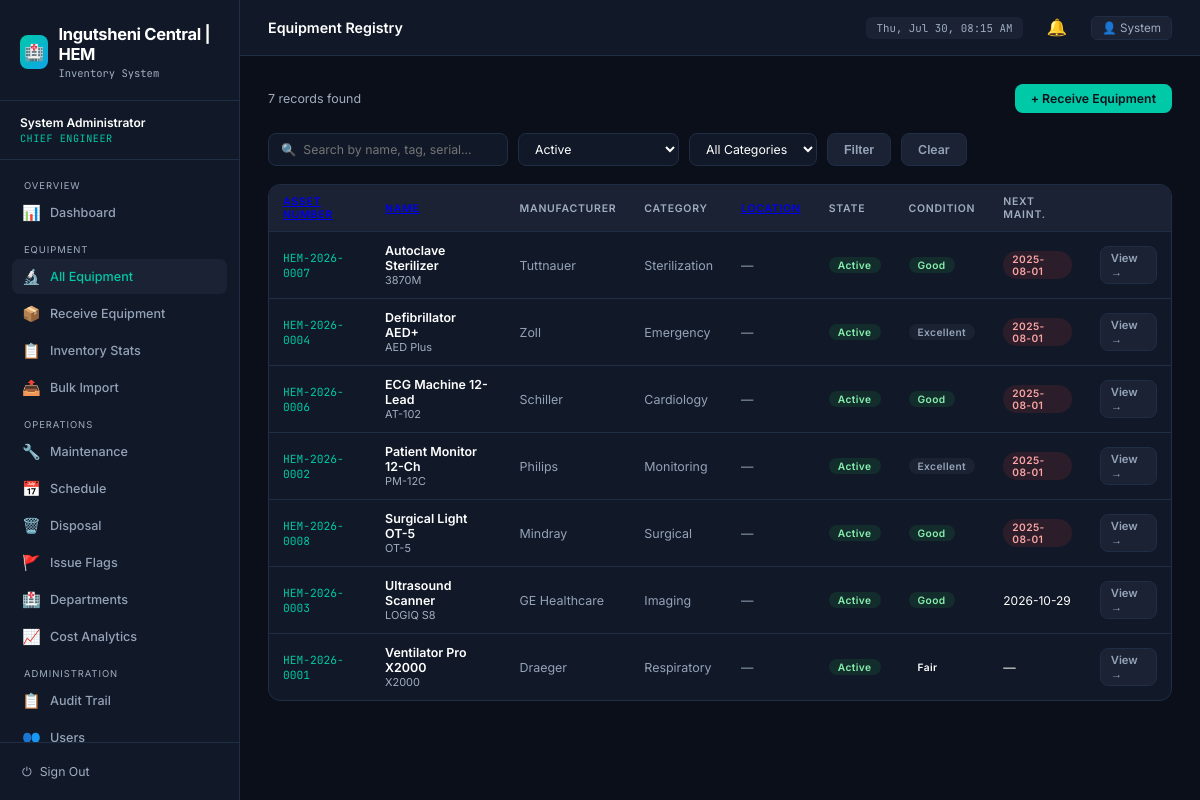
The page /equipment?state=Active (signed in) on the database its author committed.
### tables this page shows
CREATE TABLE "equipment" (
            id INTEGER PRIMARY KEY AUTOINCREMENT, 
            asset_number TEXT NOT NULL, 
            name TEXT NOT NULL, 
            model TEXT, 
            manufacturer TEXT, 
            serial_number TEXT NOT NULL UNIQUE, 
            category TEXT, 
            department_id INTEGER, 
            location TEXT, 
            country_of_origin TEXT, 
            donor_name TEXT, 
            state TEXT DEFAULT "Active", 
            condition TEXT DEFAULT "Good", 
            purchase_date TEXT, 
            purchase_cost REAL, 
            warranty_expiry TEXT, 
            last_maintenance TEXT, 
            next_maintenance TEXT, 
            notes TEXT, 
            received_by_id INTEGER, 
            created_at TEXT, 
            updated_at TEXT, 
            location_id INTEGER, 
            quantity INTEGER DEFAULT 1, 
            FOREIGN KEY(department_id) REFERENCES departments(id)
        );

### run_production.py (the view)
@app.route('/equipment')
@login_required
def equipment_list():
    q = request.args.get('q', '')
    state = request.args.get('state', '')
    category = request.args.get('category', '')
    sort = request.args.get('sort', 'name')
    order = request.args.get('order', 'asc')
    if sort not in ['name', 'asset_number', 'manufacturer', 'category', 'location', 'state', 'condition', 'next_maintenance']:
        sort = 'name'
    if order not in ['asc', 'desc']:
        order = 'asc'
    sql = 'SELECT e.*, l.name as location_name FROM equipment e LEFT JOIN locations l ON e.location_id = l.id WHERE 1=1'
    params = []
    if q:
        sql += ' AND (e.name LIKE ? OR e.asset_number LIKE ? OR e.serial_number LIKE ?)'
        params.extend([f'%{q}%', f'%{q}%', f'%{q}%'])
    if state:
        sql += ' AND e.state = ?'
        params.append(state)
    if category:
        sql += ' AND e.category = ?'
        params.append(category)
    order_by = sort
    if sort == 'location':
        order_by = 'location_name'
    sql += f' ORDER BY {order_by} {order}'
    equipment = query(sql, params)
    categories = [r['category'] for r in query('SELECT DISTINCT category FROM equipment WHERE category IS NOT NULL')]
    return render_template('equipment_list.html', equipment=equipment, q=q, state=state, cat=category, categories=categories, sort=sort, order=order)

### run_production.py (called while the page is built)
def get_db():
    if 'db' not in g:
        g.db = sqlite3.connect(DATABASE)
        g.db.row_factory = sqlite3.Row
    return g.db

def query(sql, args=(), one=False):
    cur = get_db().execute(sql, args)
    rv = cur.fetchall()
    cur.close()
    return (rv[0] if rv else None) if one else rv

def login_required(f):
    @wraps(f)
    def decorated_function(*args, **kwargs):
        if 'user_id' not in session:
            return redirect(url_for('login'))
        return f(*args, **kwargs)
    return decorated_function

@app.template_filter('fmtdate')
def fmtdate(value, format='%Y-%m-%d'):
    if not value: return '—'
    try:
        if isinstance(value, str):
            dt = datetime.strptime(value.split(' ')[0], '%Y-%m-%d')
        else:
            dt = value
        return dt.strftime(format)
    except:
        return value

@app.context_processor
def utility_processor():
    def is_overdue(date_str):
        if not date_str: return False
        try:
            due_date = datetime.strptime(date_str, '%Y-%m-%d').date()
            return due_date < date.today()
        except: return False
    def state_badge(state):
        return {
            'Active': 'badge-green',
            'Under Maintenance': 'badge-yellow',
            'Pending Disposal': 'badge-red',
            'Disposed': 'badge-gray',
            'In Storage': 'badge-blue'
        }.get(state, 'badge-gray')
    def cond_badge(condition):
        return {
            'Good': 'badge-green',
            'Fair': 'badge-yellow',
            'Poor': 'badge-red'
        }.get(condition, 'badge-gray')
    return dict(is_overdue=is_overdue, state_badge=state_badge, cond_badge=cond_badge)

### templates/equipment_list.html (shortened to what this page needs)
{% extends 'base.html' %}
{% block page_title %}Equipment Registry{% endblock %}
{% block content %}
<div style="display:flex;align-items:center;justify-content:space-between;margin-bottom:20px">
  <div style="color:var(--text-muted);font-size:0.83rem">{{ equipment|length }} records found</div>
  {% if session.role in ['chief_engineer','technician'] %}
  <a href="{{ url_for('receive_equipment') }}" class="btn btn-primary">+ Receive Equipment</a>
  {% endif %}
</div>
<form method="GET" class="filters">
  <input type="text" name="q" placeholder="🔍  Search by name, tag, serial…" value="{{ q }}">
  <select name="state">
    {% for s in ['Active','Under Maintenance','Pending Disposal','Disposed','In Storage'] %}
    <option value="{{ s }}" {{ 'selected' if state==s }}>{{ s }}</option>
    {% endfor %}
  </select>
  <select name="category">
    <option value="">All Categories</option>
  </select>
  <button type="submit" class="btn btn-ghost">Filter</button>
  <a href="{{ url_for('equipment_list') }}" class="btn btn-ghost">Clear</a>
</form>
<div class="card">
  {% if equipment %}
  <div class="table-wrap">
    <table>
      <thead>
        <tr>
          <th><a href="?sort=asset_number&order={{ 'desc' if sort=='asset_number' and order=='asc' else 'asc' }}">Asset Number</a></th>
          <th><a href="?sort=name&order={{ 'desc' if sort=='name' and order=='asc' else 'asc' }}">Name</a></th>
          <th>Manufacturer</th><th>Category</th>
          <th><a href="?sort=location&order={{ 'desc' if sort=='location' and order=='asc' else 'asc' }}">Location</a></th>
          <th>State</th><th>Condition</th><th>Next Maint.</th><th></th>
        </tr>
      </thead>
      <tbody>
        {% for eq in equipment %}
        <tr>
          <td><span class="asset-tag">{{ eq['asset_number'] }}</span></td>
          <td>
            <div style="font-weight:600">{{ eq['name'] }}</div>
            {% if eq['model'] %}<div style="font-size:0.73rem;color:var(--text-muted)">{{ eq['model'] }}</div>{% endif %}
          </td>
          <td style="color:var(--text-dim)">{{ eq['manufacturer'] or '—' }}</td>
          <td style="color:var(--text-dim)">{{ eq['category'] or '—' }}</td>
          <td style="color:var(--text-dim)">{{ eq['location_name'] or '—' }}</td>
          <td><span class="badge {{ state_badge(eq['state']) }}">{{ eq['state'] }}</span></td>
          <td><span class="badge {{ cond_badge(eq['condition']) }}">{{ eq['condition'] }}</span></td>
          <td>
            {% if eq['next_maintenance'] %}
              {% if is_overdue(eq['next_maintenance']) %}
                <span class="badge badge-red pulse">{{ eq['next_maintenance']|fmtdate }}</span>
              {% else %}
                <span style="font-size:0.8rem">{{ eq['next_maintenance']|fmtdate }}</span>
              {% endif %}
            {% else %}—{% endif %}
          </td>
          <td><a href="{{ url_for('equipment_detail', eq_id=eq['id']) }}" class="btn btn-ghost btn-sm">View →</a></td>
        </tr>
        {% endfor %}
      </tbody>
    </table>
  </div>
  {% else %}
  <div class="empty">
    <div class="emoji">🔬</div>
    <p>No equipment found. <a href="{{ url_for('receive_equipment') }}" style="color:var(--accent)">Receive the first item</a>.</p>
  </div>
  {% endif %}
</div>
{% endblock %}

### templates/base.html (style rules this page uses)
:root { --bg: #0b0f1a; --bg-card: #111827; --bg-raised: #1a2234; --border: #1f2d45; --border-hl: #2a3f60; --accent: #00c9a7; --accent-2: #0ea5e9; --warn: #f59e0b; --danger: #ef4444; --success: #22c55e; --text: #ffffff; --text-muted:#a0aec0; --text-dim: #94a3b8; --font-mono: 'JetBrains Mono', monospace; }
*, *::before, *::after { box-sizing: border-box; margin: 0; padding: 0; }
html { font-size: 15px; }
body { font-family: 'Inter', sans-serif; background: var(--bg); color: var(--text); min-height: 100vh; display: flex; }
.card { background: var(--bg-card); border: 1px solid var(--border); border-radius: 12px; overflow: hidden; }
.table-wrap { overflow-x: auto; }
table { width: 100%; border-collapse: collapse; font-size: 0.83rem; }
thead th { padding: 10px 14px; text-align: left; font-size: 0.7rem; font-weight: 600; text-transform: uppercase; letter-spacing: 0.07em; color: var(--text-muted); background: var(--bg-raised); border-bottom: 1px solid var(--border); }
tbody tr { border-bottom: 1px solid var(--border); transition: background 0.1s; }
tbody tr:last-child { border-bottom: none; }
tbody td { padding: 11px 14px; vertical-align: middle; }
.badge { display: inline-block; padding: 2px 9px; border-radius: 99px; font-size: 0.68rem; font-weight: 600; letter-spacing: 0.04em; }
.badge-green { background: rgba(34,197,94,.12); color: #86efac; }
.badge-red { background: rgba(239,68,68,.12); color: #fca5a5; }
.badge-gray { background: rgba(100,116,139,.12);color: #94a3b8; }
.btn { display: inline-flex; align-items: center; gap: 6px; padding: 7px 16px; border-radius: 8px; border: none; font-size: 0.82rem; font-weight: 600; cursor: pointer; text-decoration: none; transition: opacity 0.15s, transform 0.1s; }
.btn-primary { background: var(--accent); color: #0b0f1a; }
.btn-ghost { background: var(--bg-raised); color: var(--text-dim); border: 1px solid var(--border); }
.btn-sm { padding: 4px 10px; font-size: 0.75rem; }
.pulse { animation: pulse 2s infinite; }

### templates/equipment_list.html (style rules this page uses)
.filters { display:flex; gap:10px; flex-wrap:wrap; margin-bottom:18px; }
.filters input, .filters select { background:var(--bg-card); border:1px solid var(--border); border-radius:8px; color:var(--text); padding:7px 12px; font-size:0.82rem; font-family:'Inter',sans-serif; }
.filters input { width:240px; }
.asset-tag { font-family:'JetBrains Mono',monospace; font-size:0.75rem; color:var(--accent); }

### rows shown on the page
equipment: asset_number "HEM-2026-0007", name "Autoclave Sterilizer", model "3870M", manufacturer "Tuttnauer", category "Sterilization", eq "—", state "Active", condition "Good", next_maintenance|fmtdate "2025-08-01"
equipment: asset_number "HEM-2026-0004", name "Defibrillator AED+", model "AED Plus", manufacturer "Zoll", category "Emergency", eq "—", state "Active", condition "Excellent", next_maintenance|fmtdate "2025-08-01"
equipment: asset_number "HEM-2026-0006", name "ECG Machine 12-Lead", model "AT-102", manufacturer "Schiller", category "Cardiology", eq "—", state "Active", condition "Good", next_maintenance|fmtdate "2025-08-01"
equipment: asset_number "HEM-2026-0002", name "Patient Monitor 12-Ch", model "PM-12C", manufacturer "Philips", category "Monitoring", eq "—", state "Active", condition "Excellent", next_maintenance|fmtdate "2025-08-01"
equipment: asset_number "HEM-2026-0008", name "Surgical Light OT-5", model "OT-5", manufacturer "Mindray", category "Surgical", eq "—", state "Active", condition "Good", next_maintenance|fmtdate "2025-08-01"
equipment: asset_number "HEM-2026-0003", name "Ultrasound Scanner", model "LOGIQ S8", manufacturer "GE Healthcare", category "Imaging", eq "—", state "Active", condition "Good", next_maintenance|fmtdate "2026-10-29"
equipment: asset_number "HEM-2026-0001", name "Ventilator Pro X2000", model "X2000", manufacturer "Draeger", category "Respiratory", eq "—", state "Active", condition "Fair"

### other values the page prints
{{ session.full_name }} "System Administrator"
{{ session.role | replace('_', ' ') }} "CHIEF ENGINEER"
{{ session.full_name.split()[0] }} "System"
{{ equipment|length }} "7"
form field state "Active"
